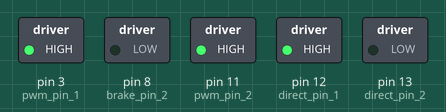
Bench run of a sketch on a simulated Arduino Uno, built with avr-gcc and run on an emulated ATmega328P. Parts: switched loads named in the sketch (green lamp = pin HIGH). Pins used as bus, display or sensor lines are not drawn.

Above: at 0.1 s.
At 6.1 s:
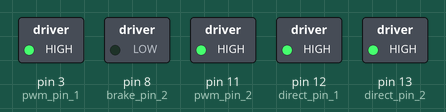
At 9.1 s:
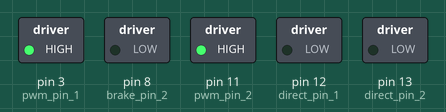
At 18.1 s:
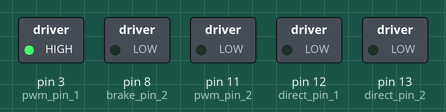
At 27.1 s:
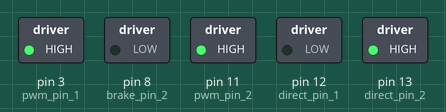
At 36.1 s:
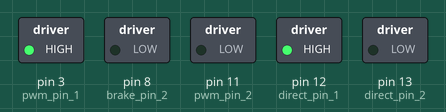
Timing chart, 0 to 40.0 s (numbered marks = the images above):
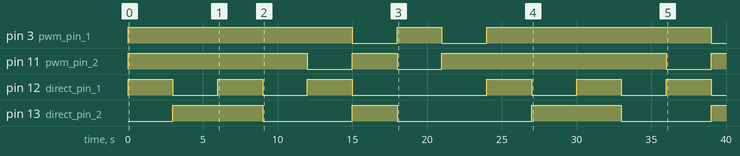

The sketch:

_426_Initial_Project_Code.ino
```cpp
const int direct_pin_1 = 12;
const int direct_pin_2 = 13;
const int pwm_pin_1 = 3;
const int pwm_pin_2 = 11;
const int brake_pin_1 = 9;
const int brake_pin_2 = 8;

void setup() {

  //Setup Channel A
  pinMode(direct_pin_1, OUTPUT); //Initiates Motor Channel A pin
  pinMode(brake_pin_1, OUTPUT); //Initiates Brake Channel A pin

  //Setup Channel B
  pinMode(direct_pin_2, OUTPUT); //Initiates Motor Channel A pin
  pinMode(brake_pin_2, OUTPUT);  //Initiates Brake Channel A pin

}

void loop(){

  AforwardBbackward();
  runAndbrake();

  AbackwardBforward();
  runAndbrake();

  allForward();
  runAndbrake();

  allBackward();
  runAndbrake();

  AForwardOnly();
  runAndbrake();

  BForwardOnly();
  runAndbrake();

  ABackwardOnly();
  runAndbrake();

  BBackwardOnly();
  runAndbrake();


}

void AforwardBbackward()
{
  //Motor A forward @ full speed
  digitalWrite(direct_pin_1, HIGH); //Establishes forward direction of Channel A
  digitalWrite(brake_pin_1, LOW);   //Disengage the Brake for Channel A
  analogWrite(pwm_pin_1, 255);   //Spins the motor on Channel A at full speed

  //Motor B backward @ full speed
  digitalWrite(direct_pin_2, LOW);  //Establishes backward direction of Channel B
  digitalWrite(brake_pin_2, LOW);   //Disengage the Brake for Channel B
  analogWrite(pwm_pin_2, 255);    //Spins the motor on Channel B at full speed
}

void AbackwardBforward()
{
  //Motor A backward @ full speed
  digitalWrite(direct_pin_1, LOW); //Establishes forward direction of Channel A
  digitalWrite(brake_pin_1, LOW);   //Disengage the Brake for Channel A
  analogWrite(pwm_pin_1, 255);   //Spins the motor on Channel A at full speed

  //Motor B forward @ full speed
  digitalWrite(direct_pin_2, HIGH);  //Establishes backward direction of Channel B
  digitalWrite(brake_pin_2, LOW);   //Disengage the Brake for Channel B
  analogWrite(pwm_pin_2, 255);    //Spins the motor on Channel B at full speed
}

void allForward()
{
  //Motor A forward @ full speed
  digitalWrite(direct_pin_1, HIGH);  //Establishes backward direction of Channel A
  digitalWrite(brake_pin_1, LOW);   //Disengage the Brake for Channel A
  analogWrite(pwm_pin_1, 255);    //Spins the motor on Channel A at half speed

  //Motor B forward @ full speed
  digitalWrite(direct_pin_2, HIGH); //Establishes forward direction of Channel B
  digitalWrite(brake_pin_2, LOW);   //Disengage the Brake for Channel B
  analogWrite(pwm_pin_2, 255);   //Spins the motor on Channel B at full speed
}

void allBackward()
{
  //Motor A backward @ full speed
  digitalWrite(direct_pin_1, LOW);  //Establishes backward direction of Channel A
  digitalWrite(brake_pin_1, LOW);   //Disengage the Brake for Channel A
  analogWrite(pwm_pin_1, 255);    //Spins the motor on Channel A at half speed

  //Motor B backward @ full speed
  digitalWrite(direct_pin_2, LOW); //Establishes forward direction of Channel B
  digitalWrite(brake_pin_2, LOW);   //Disengage the Brake for Channel B
  analogWrite(pwm_pin_2, 255);   //Spins the motor on Channel B at full speed
}

void AForwardOnly()
{
  //Motor A forward @ full speed
  digitalWrite(direct_pin_1, HIGH);  //Establishes backward direction of Channel A
  digitalWrite(brake_pin_1, LOW);   //Disengage the Brake for Channel A
  analogWrite(pwm_pin_1, 255);    //Spins the motor on Channel A at half speed

  //Motor B stopped
  digitalWrite(direct_pin_2, LOW); //Establishes forward direction of Channel B
  digitalWrite(brake_pin_2, LOW);   //Disengage the Brake for Channel B
  analogWrite(pwm_pin_2, 0);   //Spins the motor on Channel B at full speed
}

void BForwardOnly()
{
  //Motor A stopped
  digitalWrite(direct_pin_1, LOW);  //Establishes backward direction of Channel A
  digitalWrite(brake_pin_1, LOW);   //Disengage the Brake for Channel A
  analogWrite(pwm_pin_1, 0);    //Spins the motor on Channel A at half speed

  //Motor B forward @ full speed
  digitalWrite(direct_pin_2, HIGH); //Establishes forward direction of Channel B
  digitalWrite(brake_pin_2, LOW);   //Disengage the Brake for Channel B
  analogWrite(pwm_pin_2, 255);   //Spins the motor on Channel B at full speed
}

void ABackwardOnly()
{
  //Motor A backward @ full speed
  digitalWrite(direct_pin_1, LOW);  //Establishes backward direction of Channel A
  digitalWrite(brake_pin_1, LOW);   //Disengage the Brake for Channel A
  analogWrite(pwm_pin_1, 255);    //Spins the motor on Channel A at half speed

  //Motor B stopped
  digitalWrite(direct_pin_2, LOW); //Establishes forward direction of Channel B
  digitalWrite(brake_pin_2, LOW);   //Disengage the Brake for Channel B
  analogWrite(pwm_pin_2, 0);   //Spins the motor on Channel B at full speed
}

void BBackwardOnly()
{
  //Motor A stopped
  digitalWrite(direct_pin_1, LOW);  //Establishes backward direction of Channel A
  digitalWrite(brake_pin_1, LOW);   //Disengage the Brake for Channel A
  analogWrite(pwm_pin_1, 0);    //Spins the motor on Channel A at half speed

  //Motor B backward @ full speed
  digitalWrite(direct_pin_2, LOW); //Establishes forward direction of Channel B
  digitalWrite(brake_pin_2, LOW);   //Disengage the Brake for Channel B
  analogWrite(pwm_pin_2, 255);   //Spins the motor on Channel B at full speed
}

void brake()
{
  digitalWrite(brake_pin_1, HIGH);  //Engage the Brake for Channel A
  digitalWrite(brake_pin_2, HIGH);  //Engage the Brake for Channel B
}

void runAndbrake()
{
  delay(3000);
  brake();
}
```

Measured:
- by itself, pin 3 (pwm_pin_1): goes HIGH 15.0 s, LOW 3.0 s, HIGH 3.0 s, LOW 3.0 s, HIGH 15.0 s, then LOW
- by itself, pin 11 (pwm_pin_2): goes HIGH 12.0 s, LOW 3.0 s, HIGH 3.0 s, LOW 3.0 s, HIGH 15.0 s, LOW 3.0 s, then HIGH
- by itself, pin 12 (direct_pin_1): LOW → HIGH at 0.00 s, → LOW 3.0 s later, → HIGH 3.0 s later, → LOW 3.0 s later, … (12 changes in this stretch)
- by itself, pin 13 (direct_pin_2): goes HIGH 6.0 s, LOW 6.0 s, HIGH 3.0 s, LOW 9.0 s, HIGH 6.0 s, LOW 6.0 s, then HIGH
